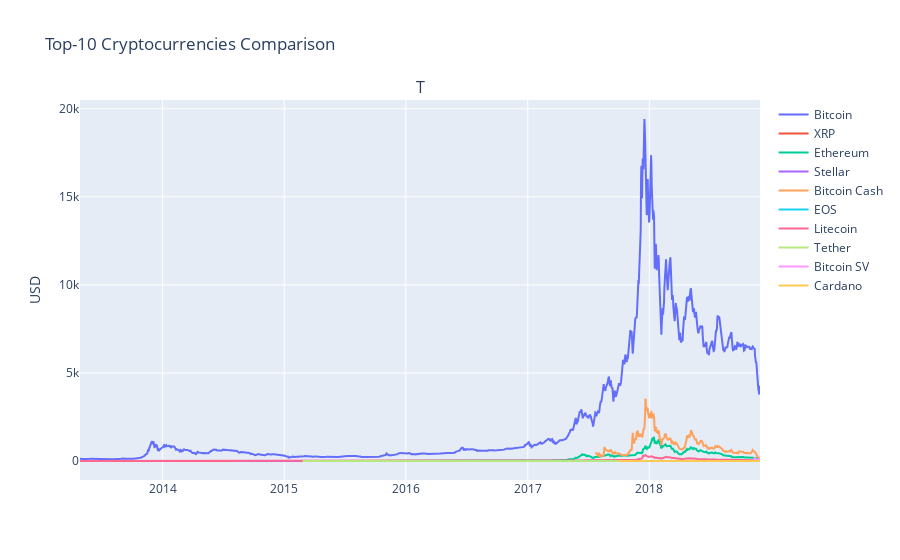

Notebook source saved alongside this figure:
### Code cell
fig = tools.make_subplots(subplot_titles=('Time'))
for name in top10.name.unique():
    currency = top10[top10['name'] == name]
    trace = go.Scatter(x=currency['date'], y=currency['ohlc_average'], name=name)
    fig.append_trace(trace, 1, 1)
    
fig['layout'].update(title='Top-10 Cryptocurrencies Comparison')
fig['layout']['yaxis1'].update(title='USD')
fig.show()

### Figure 1 — Plotly figure (JSON) as saved in the notebook; plotly's stock layout.template omitted (floating-point values rounded to 4 significant figures; data arrays with more than 128 entries replaced by an {"elided": "..."} marker saying what was removed)
{"data": [{"name": "Bitcoin", "type": "scatter", "x": {"elided": "2042 str values"}, "xaxis": "x", "y": {"elided": "2042 float values"}, "yaxis": "y"}, {"name": "XRP", "type": "scatter", "x": {"elided": "1944 str values"}, "xaxis": "x", "y": {"elided": "1944 float values"}, "yaxis": "y"}, {"name": "Ethereum", "type": "scatter", "x": {"elided": "1211 str values"}, "xaxis": "x", "y": {"elided": "1211 float values"}, "yaxis": "y"}, {"name": "Stellar", "type": "scatter", "x": {"elided": "1578 str values"}, "xaxis": "x", "y": {"elided": "1578 float values"}, "yaxis": "y"}, {"name": "Bitcoin Cash", "type": "scatter", "x": {"elided": "495 str values"}, "xaxis": "x", "y": {"elided": "495 float values"}, "yaxis": "y"}, {"name": "EOS", "type": "scatter", "x": {"elided": "517 str values"}, "xaxis": "x", "y": {"elided": "517 float values"}, "yaxis": "y"}, {"name": "Litecoin", "type": "scatter", "x": {"elided": "2042 str values"}, "xaxis": "x", "y": {"elided": "2042 float values"}, "yaxis": "y"}, {"name": "Tether", "type": "scatter", "x": {"elided": "1369 str values"}, "xaxis": "x", "y": {"elided": "1369 float values"}, "yaxis": "y"}, {"name": "Bitcoin SV", "type": "scatter", "x": ["2018-11-09", "2018-11-10", "2018-11-11", "2018-11-12", "2018-11-13", "2018-11-14", "2018-11-15", "2018-11-16", "2018-11-17", "2018-11-18", "2018-11-19", "2018-11-20", "2018-11-21", "2018-11-22", "2018-11-23", "2018-11-24", "2018-11-25", "2018-11-26", "2018-11-27", "2018-11-28", "2018-11-29"], "xaxis": "x", "y": [74.33, 79.26, 102.4, 114.1, 159.0, 194.9, 130.1, 107.1, 129.7, 118.1, 88.83, 60.91, 51.2, 46.94, 48.22, 57.57, 74.13, 103.5, 103.0, 93.35, 97.04], "yaxis": "y"}, {"name": "Cardano", "type": "scatter", "x": {"elided": "425 str values"}, "xaxis": "x", "y": {"elided": "425 float values"}, "yaxis": "y"}], "layout": {"annotations": [{"font": {"size": 16}, "showarrow": false, "text": "T", "x": 0.5, "xanchor": "center", "xref": "paper", "y": 1.0, "yanchor": "bottom", "yref": "paper"}], "title": {"text": "Top-10 Cryptocurrencies Comparison"}, "xaxis": {"anchor": "y", "domain": [0.0, 1.0]}, "yaxis": {"anchor": "x", "domain": [0.0, 1.0], "title": {"text": "USD"}}}}
